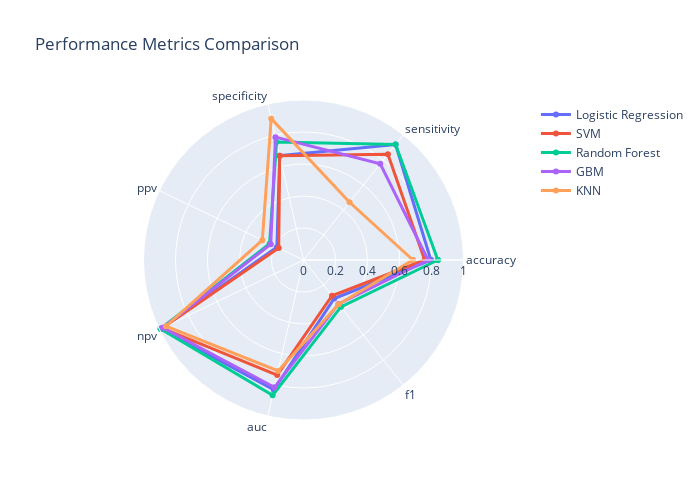

Notebook source saved alongside this figure:
### Code cell
# Comparison between the models

def radar_metrics_multi(metrics_dicts, model_names):
    metrics_to_plot = ['accuracy', 'sensitivity', 'specificity', 'ppv', 'npv', 'auc', 'f1']
    categories = metrics_to_plot + [metrics_to_plot[0]]
    fig = go.Figure()
    for metrics, name in zip(metrics_dicts, model_names):
        values = [metrics[m] for m in metrics_to_plot]
        values += [values[0]]
        fig.add_trace(go.Scatterpolar(
            r=values,
            theta=categories,
            name=name,
            line=dict(width=3),
            opacity=1
        ))
    fig.update_layout(
        polar=dict(
            radialaxis=dict(visible=True, range=[0, 1])
        ),
        showlegend=True,
        title='Performance Metrics Comparison',
        width=700,
        height=500
    )

    return fig

fig_radar = radar_metrics_multi(
    [best_metrics_logreg, best_metrics_svm, best_metrics_rf, best_metrics_gb, best_metrics_knn],
    ["Logistic Regression", "SVM", "Random Forest", "GBM", "KNN"])
fig_radar.show()

### Figure 1 — Plotly figure (JSON) as saved in the notebook; plotly's stock layout.template omitted (floating-point values rounded to 4 significant figures)
{"data": [{"line": {"width": 3}, "name": "Logistic Regression", "opacity": 1, "r": [0.7959, 0.9231, 0.6687, 0.1846, 0.9907, 0.8312, 0.3077, 0.7959], "theta": ["accuracy", "sensitivity", "specificity", "ppv", "npv", "auc", "f1", "accuracy"], "type": "scatterpolar"}, {"line": {"width": 3}, "name": "SVM", "opacity": 1, "r": [0.7575, 0.8462, 0.6687, 0.1719, 0.9817, 0.738, 0.2857, 0.7575], "theta": ["accuracy", "sensitivity", "specificity", "ppv", "npv", "auc", "f1", "accuracy"], "type": "scatterpolar"}, {"line": {"width": 3}, "name": "Random Forest", "opacity": 1, "r": [0.8397, 0.9231, 0.7562, 0.2353, 0.9918, 0.8668, 0.375, 0.8397], "theta": ["accuracy", "sensitivity", "specificity", "ppv", "npv", "auc", "f1", "accuracy"], "type": "scatterpolar"}, {"line": {"width": 3}, "name": "GBM", "opacity": 1, "r": [0.7784, 0.7692, 0.7875, 0.2273, 0.9767, 0.8161, 0.3509, 0.7784], "theta": ["accuracy", "sensitivity", "specificity", "ppv", "npv", "auc", "f1", "accuracy"], "type": "scatterpolar"}, {"line": {"width": 3}, "name": "KNN", "opacity": 1, "r": [0.6839, 0.4615, 0.9062, 0.2857, 0.9539, 0.7113, 0.3529, 0.6839], "theta": ["accuracy", "sensitivity", "specificity", "ppv", "npv", "auc", "f1", "accuracy"], "type": "scatterpolar"}], "layout": {"height": 500, "polar": {"radialaxis": {"range": [0, 1], "visible": true}}, "showlegend": true, "title": {"text": "Performance Metrics Comparison"}, "width": 700}}
